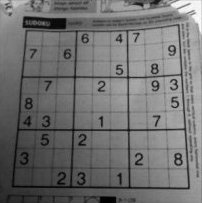
#> input picture Sources/sudoku.jpg, 202 x 203 px
$ python 010__Sudoku_Thresholding.py
#> lines starting #> are read from the running program, lines starting #| are printed output that depends on the picture
#!/usr/bin/env python
import cv2
import numpy as np

def nilch(pos):
	pass

cv2.namedWindow('Image')
cv2.namedWindow('Adaptive_Mean_Threshold')
cv2.namedWindow('Adaptive_Gaussian_Threshold')

cv2.moveWindow('Image',                        500, 400)
cv2.moveWindow('Adaptive_Mean_Threshold',     1000, 200)
cv2.moveWindow('Adaptive_Gaussian_Threshold', 1000, 600)

image01 = cv2.imread('../Sources/sudoku.jpg', cv2.IMREAD_GRAYSCALE)
#> image01 is the input picture: shape (203, 202); min 0, max 255, mean 112.2
cv2.createTrackbar('Constant',   'Image', 0,  5, nilch)
cv2.createTrackbar('Block_Size', 'Image', 0, 25, nilch)

cv2.setTrackbarPos('Constant',   'Image', 2)
cv2.setTrackbarPos('Block_Size', 'Image', 5)

while(True):
	cv2.imshow('Image', image01)
	C    = cv2.getTrackbarPos('Constant',   'Image')
	Size = cv2.getTrackbarPos('Block_Size', 'Image')
	if (Size % 2 == 0):
		Size = Size + 1
		cv2.setTrackbarPos('Block_Size', 'Image', Size)
	if (Size < 3):
		Size = 3
		cv2.setTrackbarPos('Block_Size', 'Image', Size)
	thr01    = cv2.adaptiveThreshold(image01, 255, cv2.ADAPTIVE_THRESH_MEAN_C,     cv2.THRESH_BINARY, Size, C)
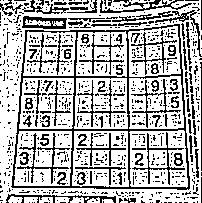
#> thr01: shape (203, 202); 69.9% white; black in thin lines or dots
	thr02    = cv2.adaptiveThreshold(image01, 255, cv2.ADAPTIVE_THRESH_GAUSSIAN_C, cv2.THRESH_BINARY, Size, C)
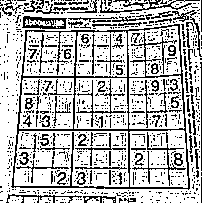
#> thr02: shape (203, 202); 72.5% white; black in thin lines or dots
	cv2.imshow('Adaptive_Mean_Threshold',     thr01)
	cv2.imshow('Adaptive_Gaussian_Threshold', thr02)
	keyb_inp = cv2.waitKey(1)
#> (key Esc is pressed here)
	if keyb_inp == 27:
		break

cv2.destroyAllWindows()
